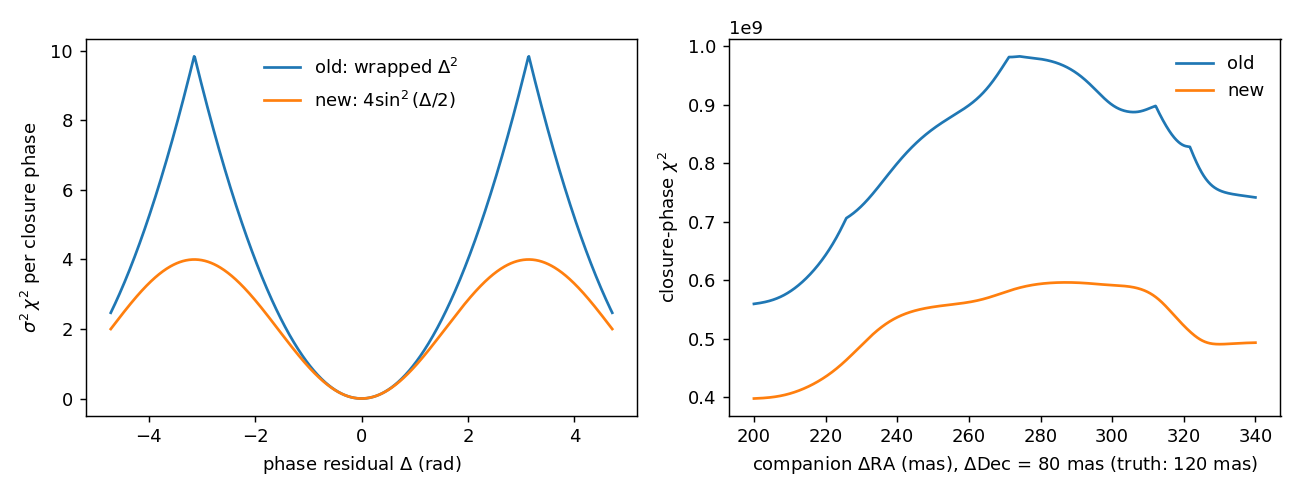

Python code for this plot:
"""Stage 0 figure: closure-phase χ² with wrapped Δ² against the chord term.

Run from the repository root:
    python design/figures/phase_wrap_chi2.py
"""

import warnings

import jax
import jax.numpy as np
import matplotlib.pyplot as plt

from drpangloss.likelihood import whitened_residuals
from drpangloss.models import BinaryModelCartesian
from drpangloss.oidata import OIData

warnings.filterwarnings("ignore")
oidata = OIData("data/NuHor_F480M.oifits")

# Bright companion, so model closure phases reach ±π.
truth = BinaryModelCartesian(120.0, 80.0, 0.8)
data = oidata.with_model(truth, key=jax.random.PRNGKey(0))
n_vis = data.vis.size
_, errors = data.flatten_data()
sigma = errors[n_vis:]


def chi2_old(dra):
    model = BinaryModelCartesian(dra, 80.0, 0.8)
    wrapped = data.residuals(data.model(model))[n_vis:]
    return np.sum((wrapped / sigma) ** 2)


def chi2_new(dra):
    model = BinaryModelCartesian(dra, 80.0, 0.8)
    return np.sum(whitened_residuals(model, data)[n_vis:] ** 2)


dra = np.linspace(200.0, 340.0, 1401)
old = jax.vmap(chi2_old)(dra)
new = jax.vmap(chi2_new)(dra)

fig, (ax0, ax1) = plt.subplots(1, 2, figsize=(10, 3.8))
delta = np.linspace(-1.5 * np.pi, 1.5 * np.pi, 801)
wrapped = np.mod(delta + np.pi, 2 * np.pi) - np.pi
ax0.plot(delta, wrapped**2, label=r"old: wrapped $\Delta^2$")
ax0.plot(delta, 2 * (1 - np.cos(delta)), label=r"new: $4\sin^2(\Delta/2)$")
ax0.set_xlabel(r"phase residual $\Delta$ (rad)")
ax0.set_ylabel(r"$\sigma^2\,\chi^2$ per closure phase")
ax0.legend(frameon=False)
ax1.plot(dra, old, label="old")
ax1.plot(dra, new, label="new")
ax1.set_xlabel(r"companion $\Delta$RA (mas), $\Delta$Dec = 80 mas (truth: 120 mas)")
ax1.set_ylabel(r"closure-phase $\chi^2$")
ax1.legend(frameon=False)
fig.tight_layout()
fig.savefig("design/figures/phase_wrap_chi2.png", dpi=130)
